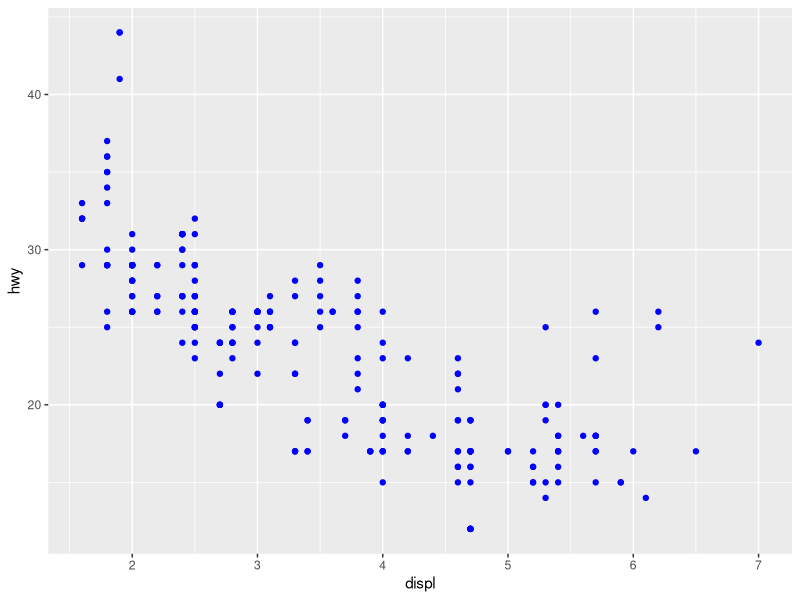
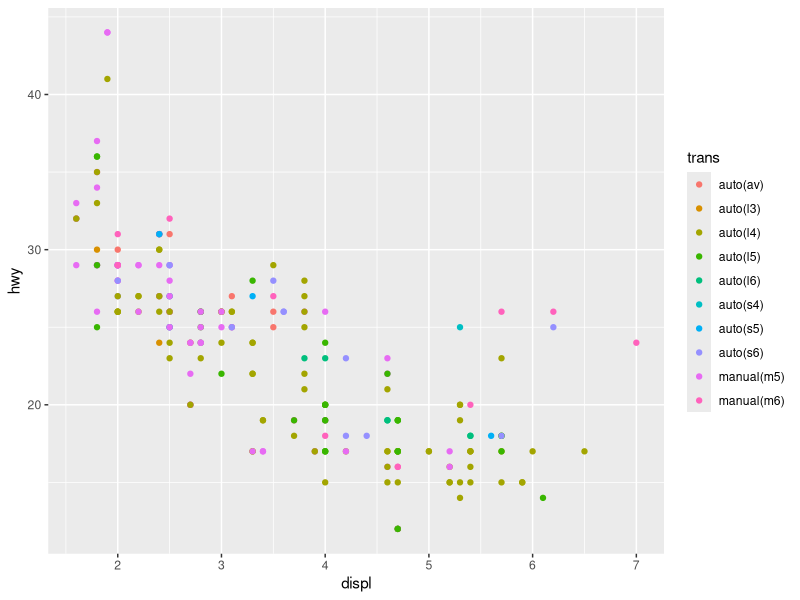
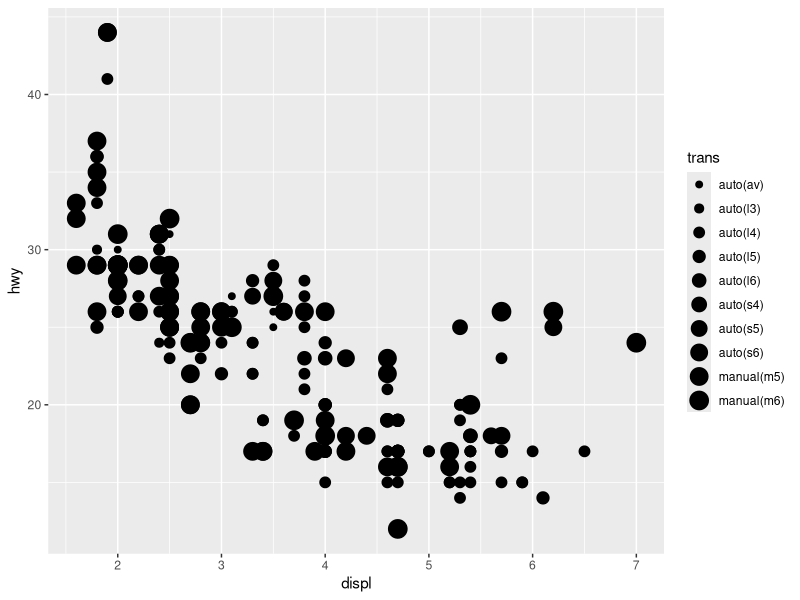
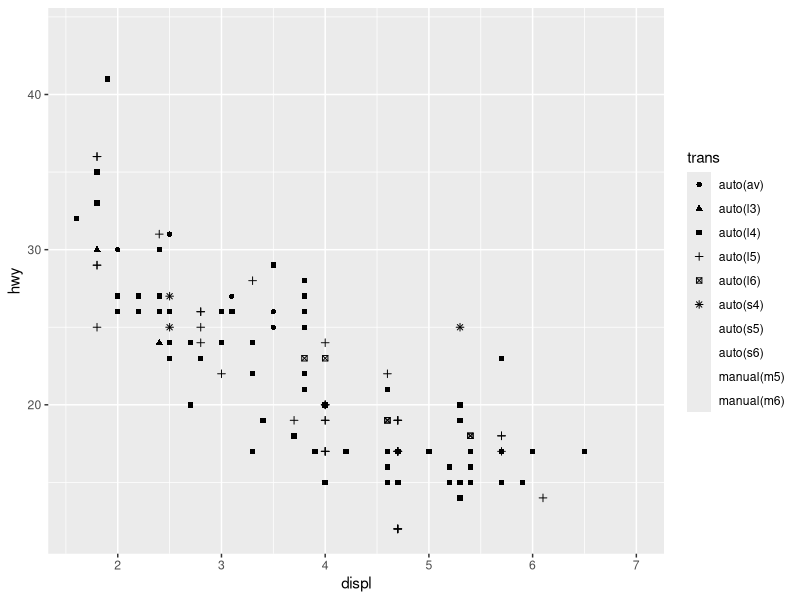
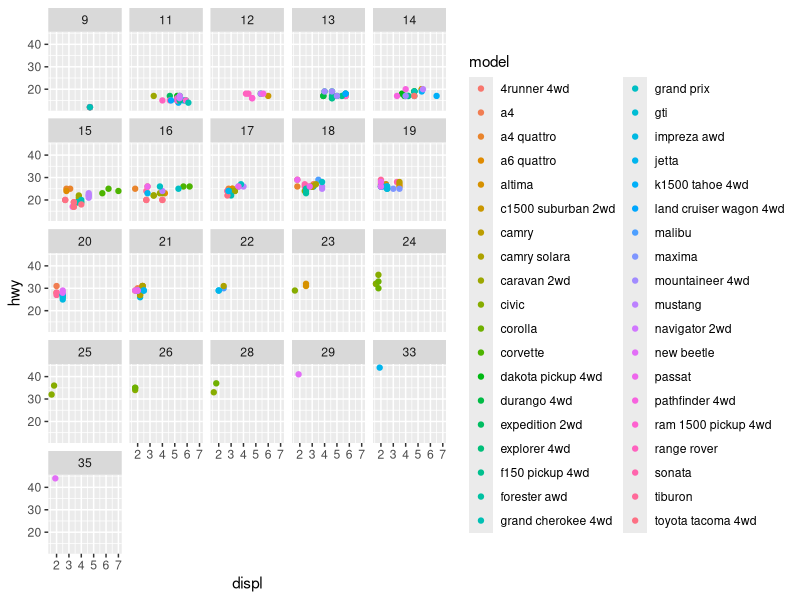
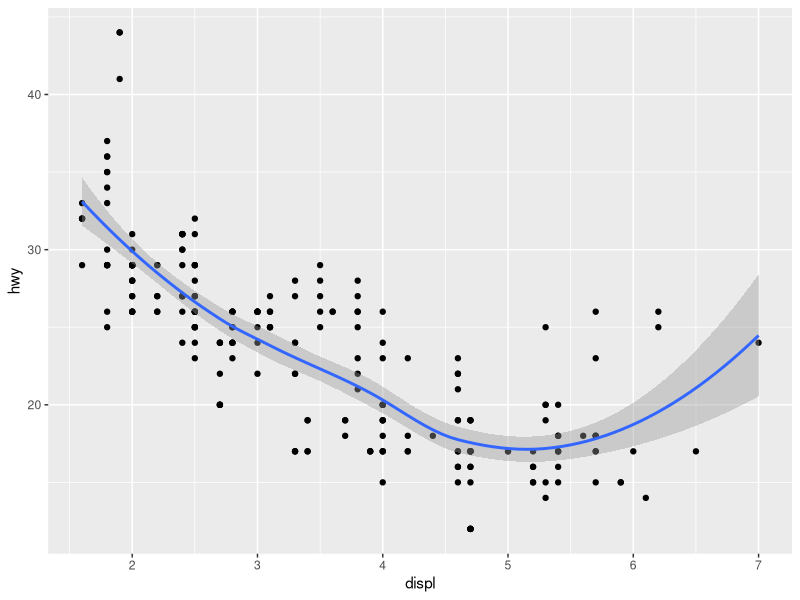
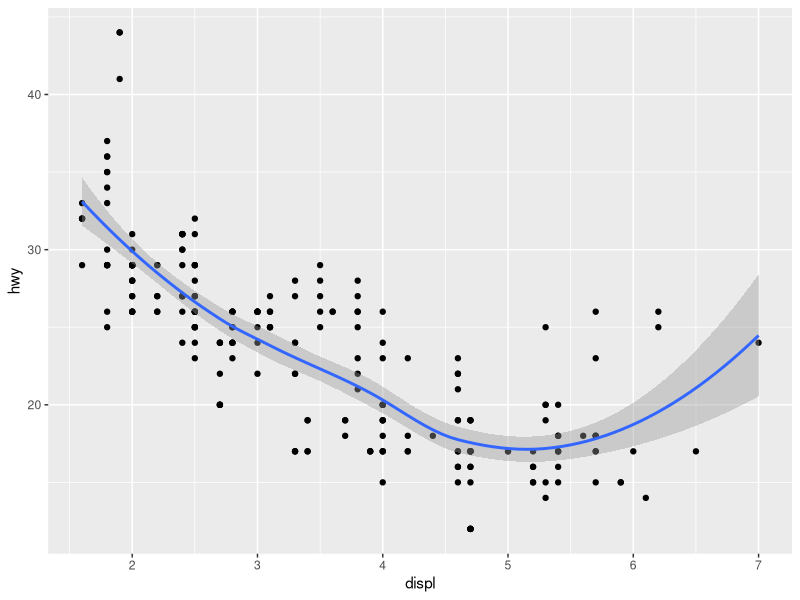
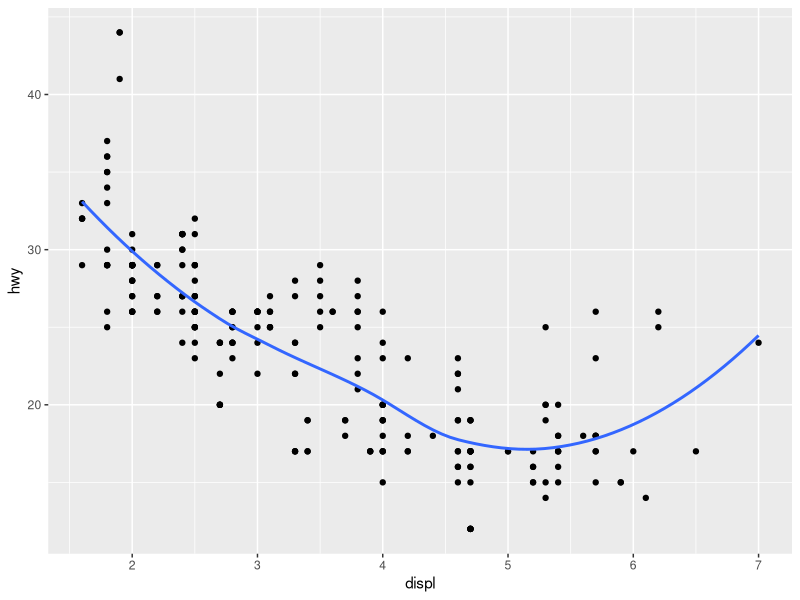

Here is the R script that generated these plots, in order:
library(tidyverse)

#dataset
mpg <- ggplot2::mpg

#Chapter 3
#3.3.1 Exercises
  #1. What’s gone wrong with this code? Why are the points not blue?
    #ggplot(data = mpg) + geom_point(mapping = aes(x = displ, y = hwy, color = "blue"))
    
      ggplot(data = mpg) + geom_point(mapping = aes(x = displ, y = hwy), color = "blue")
      #color should be outside the aes() function.
      
  #2. Which variables in mpg are categorical? Which variables are continuous? (Hint: type ?mpg to read the documentation for the dataset). How can you see this information when you run mpg?
      
      summary(mpg)
      #manufacturer, model, trans, fl, class, drv 
      
  #3. Map a continuous variable to color, size, and shape. How do these aesthetics behave differently for categorical vs. continuous variables?

      ggplot(mpg, aes(displ,hwy, color = trans)) + geom_point()
      ggplot(mpg, aes(displ,hwy, size = trans)) + geom_point()
      ggplot(mpg, aes(displ,hwy, shape = trans)) + geom_point()
      
      #for size, it is kind of arbitrary what gets the big v. little circles.
      #for color, you get a key. and it seems to be the most clear way of showing whats going on
      #for shape, you are limited to 6 categories.
      
#3.5.1 Exercises
  #1.What happens if you facet on a continuous variable?
      
      ggplot(mpg, aes(displ,hwy, color = model)) + geom_point() + facet_wrap(~cty)
      #you get a bunch of separate graphs from the minimum to the maximum of the variable
      
  #4.Take the first faceted plot in this section:
  #  ggplot(data = mpg) + 
  #    geom_point(mapping = aes(x = displ, y = hwy)) + 
  #    facet_wrap(~ class, nrow = 2)
  # What are the advantages to using faceting instead of the colour aesthetic? 
  # What are the disadvantages? 
  # How might the balance change if you had a larger dataset?
      
      #Advantage: you see much more clearly what is going on in the data when looking at each class
      #disadvantage: its harder to directly compare two classes. Say you wanted to know what classes have exactly 20 or less hwy.
      #you'd have to follow that line across 7 different graphs to know.
      #If you had a larger dataset with more classes, no one wants to look through 20 different graphs. 
        
      
#3.6.1 Exercises
    #5.Will these two graphs look different? Why/why not?
      
      ggplot(data = mpg, mapping = aes(x = displ, y = hwy)) + 
        geom_point() + 
        geom_smooth()
      
      ggplot() + 
        geom_point(data = mpg, mapping = aes(x = displ, y = hwy)) + 
        geom_smooth(data = mpg, mapping = aes(x = displ, y = hwy))
      
      #They look the same.
      #In the first, the aes is set at global for the whole graph.
      #In the second, the aes is set to local but they haven't changed for either layer.
      #Thus you get the same result. If the smooth layer had been different from the point layer,
      # then you would have gotten a different graph from the first.
    
    #6.Recreate the R code necessary to generate the following graphs.
      
      #a.
      ggplot(data = mpg, mapping = aes(x = displ, y = hwy)) + 
        geom_point() + 
        geom_smooth(se=FALSE)
      
      #b.
      ggplot(data = mpg, mapping = aes(x = displ, y = hwy)) + 
        geom_point() + 
        geom_smooth(data = filter(mpg, drv==4), se=FALSE) + 
        geom_smooth(data = filter(mpg, drv=="f"),se=FALSE) +
        geom_smooth(data = filter(mpg, drv=="r"), se=FALSE)
      
      #c.
      ggplot(data = mpg, mapping = aes(x = displ, y = hwy, color=drv)) + 
        geom_point() + 
        geom_smooth(data = filter(mpg, drv==4), se=FALSE) + 
        geom_smooth(data = filter(mpg, drv=="f"),se=FALSE) +
        geom_smooth(data = filter(mpg, drv=="r"), se=FALSE)
      
      ggplot(data = mpg, mapping = aes(x = displ, y = hwy, color=drv)) + 
        geom_point() + 
        geom_smooth(se=FALSE)
      
      #d.
      ggplot() + 
        geom_point(data = mpg, mapping = aes(x = displ, y = hwy, color=drv)) + 
        geom_smooth(data = mpg, mapping = aes(x = displ, y = hwy), se=FALSE)
      
      #e.
      ggplot() + 
        geom_point(data = mpg, mapping = aes(x = displ, y = hwy, color=drv)) + 
        geom_smooth(data = mpg, mapping = aes(x = displ, y = hwy, linetype = drv), se=FALSE)
      
      #f.
      ggplot(mpg, aes(x = displ, y = hwy)) + 
        geom_point(size = 4, color = "white") + 
        geom_point(aes(colour = drv))
      
#3.8.1 Exercises
  #1. What is the problem with this plot? How could you improve it?
      ggplot(data = mpg, mapping = aes(x = cty, y = hwy)) + 
        geom_point()   
      
      #It's hard to tell where most of the data lies when so many points overlap
      #Adding "jitter" gives a much more meaningful graph
      
      ggplot(data = mpg, mapping = aes(x = cty, y = hwy)) + 
        geom_point(position = "jitter")
      
  #2. What parameters to geom_jitter() control the amount of jittering?
      
      #width and height parameters. By default they are set to "40% of the resolution of the data"
      
      
      
      